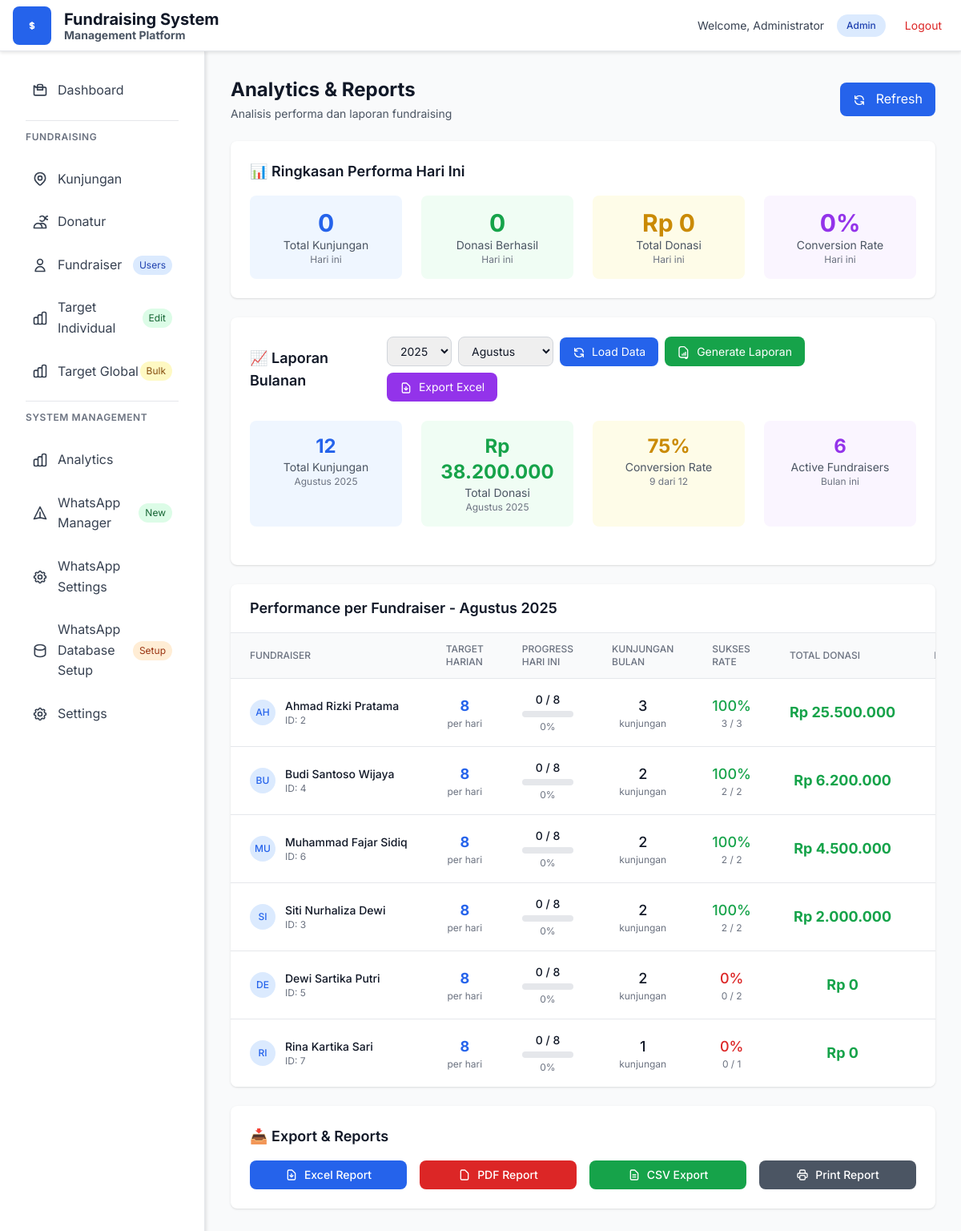
/analytics-new.php (signed in), run on the app's committed database.
### tables this page shows
CREATE TABLE `users` (
    `id` INT UNSIGNED NOT NULL AUTO_INCREMENT,
    `name` VARCHAR(150) NOT NULL,
    `email` VARCHAR(150) DEFAULT NULL,
    `username` VARCHAR(100) DEFAULT NULL,
    `password` VARCHAR(255) NOT NULL,
    `role` ENUM('admin','monitor','user') NOT NULL DEFAULT 'user',
    `status` ENUM('active','inactive') NOT NULL DEFAULT 'active',
    `target` INT UNSIGNED NOT NULL DEFAULT 8,
    `phone` VARCHAR(25) DEFAULT NULL,
    `created_at` TIMESTAMP NOT NULL DEFAULT CURRENT_TIMESTAMP,
    `updated_at` TIMESTAMP NULL DEFAULT CURRENT_TIMESTAMP ON UPDATE CURRENT_TIMESTAMP,
    PRIMARY KEY (`id`),
    UNIQUE KEY `uq_users_email` (`email`),
    UNIQUE KEY `uq_users_username` (`username`),
    KEY `idx_users_role` (`role`),
    KEY `idx_users_status` (`status`)
);

### analytics-new.php (the view, shortened to what the rows shown need)
<?php
include 'layout-header.php';
require_once 'config.php';
$currentYear = date('Y');
$currentMonth = date('n');
$selectedYear = $_GET['year'] ?? $currentYear;
$selectedMonth = $_GET['month'] ?? $currentMonth;
try {
    $stmt = $pdo->prepare("
        SELECT
            u.id,
            u.name,
            u.target,
            u.status,
            COALESCE(COUNT(k.id), 0) as total_kunjungan,
            COALESCE(COUNT(CASE WHEN k.status = 'berhasil' THEN 1 END), 0) as sukses_kunjungan,
            COALESCE(SUM(CASE WHEN k.status = 'berhasil' THEN k.nominal ELSE 0 END), 0) as total_donasi,
            COALESCE(COUNT(CASE WHEN DATE(k.created_at) = CURDATE() THEN 1 END), 0) as kunjungan_hari_ini
        FROM users u
        LEFT JOIN kunjungan k ON u.id = k.fundraiser_id
            AND YEAR(k.created_at) = ? AND MONTH(k.created_at) = ?
        WHERE u.role = 'user'
        GROUP BY u.id, u.name, u.target, u.status
        ORDER BY total_donasi DESC
    ");
    $stmt->execute([$selectedYear, $selectedMonth]);
    $fundraiserPerformance = $stmt->fetchAll(PDO::FETCH_ASSOC);
} catch (Exception $e) {
    $error_message = $e->getMessage();
    $todayStats = ['total_kunjungan' => 0, 'sukses_kunjungan' => 0, 'total_donasi' => 0];
    $monthlyStats = ['total_kunjungan' => 0, 'sukses_kunjungan' => 0, 'total_donasi' => 0, 'active_fundraisers' => 0];
    $fundraiserPerformance = [];
    $todayConversion = 0;
    $monthlyConversion = 0;
}
$months = [
    1 => 'Januari', 2 => 'Februari', 3 => 'Maret', 4 => 'April',
    5 => 'Mei', 6 => 'Juni', 7 => 'Juli', 8 => 'Agustus',
    9 => 'September', 10 => 'Oktober', 11 => 'November', 12 => 'Desember'
];
?>
<div class="space-y-6">
    <div class="flex flex-col sm:flex-row sm:items-center sm:justify-between">
        <div>
            <h1 class="text-2xl font-bold text-gray-900">Analytics & Reports</h1>
        </div>
    </div>
    <div class="bg-white rounded-lg shadow p-6">
        <h2 class="text-lg font-semibold text-gray-900 mb-4">📊 Ringkasan Performa Hari Ini</h2>
    </div>
    <div class="bg-white rounded-lg shadow p-6">
        <div class="flex flex-col sm:flex-row sm:items-center sm:justify-between mb-6">
            <h2 class="text-lg font-semibold text-gray-900">📈 Laporan Bulanan</h2>
        </div>
    </div>
    <div class="bg-white rounded-lg shadow overflow-hidden">
        <div class="px-6 py-4 border-b border-gray-200">
            <h2 class="text-lg font-semibold text-gray-900">
                Performance per Fundraiser - <?php echo $months[$selectedMonth]; ?> <?php echo $selectedYear; ?>
            </h2>
        </div>
        <?php if (!empty($fundraiserPerformance)): ?>
        <div class="overflow-x-auto">
            <table class="min-w-full divide-y divide-gray-200">
                <thead class="bg-gray-50">
                    <tr>
                        <th class="px-6 py-3 text-left text-xs font-medium text-gray-500 uppercase">Fundraiser</th>
                        <th class="px-6 py-3 text-left text-xs font-medium text-gray-500 uppercase">Target Harian</th>
                        <th class="px-6 py-3 text-left text-xs font-medium text-gray-500 uppercase">Progress Hari Ini</th>
                        <th class="px-6 py-3 text-left text-xs font-medium text-gray-500 uppercase">Kunjungan Bulan</th>
                        <th class="px-6 py-3 text-left text-xs font-medium text-gray-500 uppercase">Sukses Rate</th>
                        <th class="px-6 py-3 text-left text-xs font-medium text-gray-500 uppercase">Total Donasi</th>
                        <th class="px-6 py-3 text-left text-xs font-medium text-gray-500 uppercase">Ranking</th>
                    </tr>
                </thead>
                <tbody class="bg-white divide-y divide-gray-200">
                    <?php foreach ($fundraiserPerformance as $index => $f): ?>
                    <tr class="hover:bg-gray-50">
                        <td class="px-6 py-4 whitespace-nowrap">
                            <div class="flex items-center">
                                <div class="h-8 w-8 rounded-full bg-blue-100 flex items-center justify-center mr-3">
                                    <span class="text-xs font-medium text-blue-600"><?php echo strtoupper(substr($f['name'], 0, 2)); ?></span>
                                </div>
                                <div>
                                    <div class="text-sm font-medium text-gray-900"><?php echo htmlspecialchars($f['name']); ?></div>
                                    <div class="text-xs text-gray-500">ID: <?php echo $f['id']; ?></div>
                                </div>
                            </div>
                        </td>
                        <td class="px-6 py-4 whitespace-nowrap text-center">
                            <div class="text-lg font-bold text-blue-600"><?php echo $f['target']; ?></div>
                            <div class="text-xs text-gray-500">per hari</div>
                        </td>
                        <td class="px-6 py-4 whitespace-nowrap">
                            <div class="text-center">
                                <div class="text-sm font-medium"><?php echo $f['kunjungan_hari_ini']; ?> / <?php echo $f['target']; ?></div>
                                <?php
                                    $percent = $f['target'] > 0 ? min(100, round(($f['kunjungan_hari_ini'] / $f['target']) * 100)) : 0;
                                ?>
                                <div class="w-full bg-gray-200 rounded-full h-2 mt-1">
                                </div>
                                <div class="text-xs text-gray-500 mt-1"><?php echo $percent; ?>%</div>
                            </div>
                        </td>
                        <td class="px-6 py-4 whitespace-nowrap text-center">
                            <div class="text-lg font-medium text-gray-900"><?php echo number_format($f['total_kunjungan']); ?></div>
                            <div class="text-xs text-gray-500">kunjungan</div>
                        </td>
                        <td class="px-6 py-4 whitespace-nowrap text-center">
                            <?php $successRate = $f['total_kunjungan'] > 0 ? round(($f['sukses_kunjungan'] / $f['total_kunjungan']) * 100, 1) : 0; ?>
                            <div class="text-lg font-medium <?php echo $successRate >= 70 ? 'text-green-600' : ($successRate >= 50 ? 'text-yellow-600' : 'text-red-600'); ?>">
                                <?php echo $successRate; ?>%
                            </div>
                            <div class="text-xs text-gray-500"><?php echo $f['sukses_kunjungan']; ?> / <?php echo $f['total_kunjungan']; ?></div>
                        </td>
                        <td class="px-6 py-4 whitespace-nowrap text-center">
                            <div class="text-lg font-bold text-green-600">Rp <?php echo number_format($f['total_donasi'], 0, ',', '.'); ?></div>
                        </td>
                        <td class="px-6 py-4 whitespace-nowrap text-center">
                        </td>
                    </tr>
                    <?php endforeach; ?>
                </tbody>
            </table>
        </div>
        <?php endif; ?>
    </div>
    <div class="bg-white rounded-lg shadow p-6">
        <h2 class="text-lg font-semibold text-gray-900 mb-4">📥 Export & Reports</h2>
    </div>
</div>
<?php include 'layout-footer.php'; ?>

### data on the page
users: name "AH", name "Ahmad Rizki Pratama", id "2", target "8", kunjungan_hari_ini "0", percent "0", total_kunjungan "3", successRate "100", sukses_kunjungan "3", total_donasi "25.500.000"
users: name "BU", name "Budi Santoso Wijaya", id "4", target "8", kunjungan_hari_ini "0", percent "0", total_kunjungan "2", successRate "100", sukses_kunjungan "2", total_donasi "6.200.000"
users: name "MU", name "Muhammad Fajar Sidiq", id "6", target "8", kunjungan_hari_ini "0", percent "0", total_kunjungan "2", successRate "100", sukses_kunjungan "2", total_donasi "4.500.000"
users: name "SI", name "Siti Nurhaliza Dewi", id "3", target "8", kunjungan_hari_ini "0", percent "0", total_kunjungan "2", successRate "100", sukses_kunjungan "2", total_donasi "2.000.000"
users: name "DE", name "Dewi Sartika Putri", id "5", target "8", kunjungan_hari_ini "0", percent "0", total_kunjungan "2", successRate "0", sukses_kunjungan "0", total_donasi "0"
users: name "RI", name "Rina Kartika Sari", id "7", target "8", kunjungan_hari_ini "0", percent "0", total_kunjungan "1", successRate "0", sukses_kunjungan "0", total_donasi "0"

### other printed values
$user_name "Administrator"
$user_role "Admin"
$todayStats['total_kunjungan'] "0"
$todayStats['sukses_kunjungan'] "0"
$todayStats['total_donasi'] "0"
$todayConversion "0"
$monthlyStats['total_kunjungan'] "12"
$monthlyStats['total_donasi'] "38.200.000"
$monthlyConversion "75"
$monthlyStats['sukses_kunjungan'] "9"
$monthlyStats['active_fundraisers'] "6"
form field year "2025"
form field month "Agustus"
